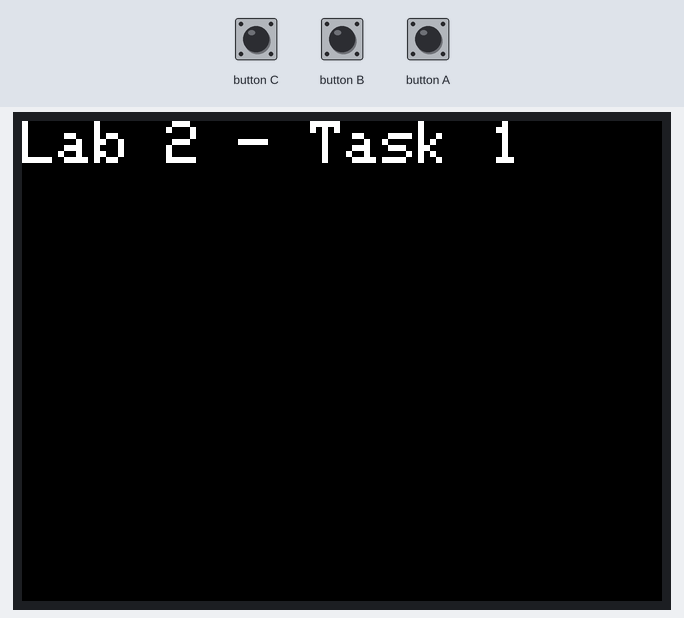
Simulated run of this sketch. Board: ESP32. On the bench: 320×240 colour display. The inputs (shaded band) are chosen by the test bench. What the sketch prints to the serial monitor is not drawn.

Above: at 1.3 s.
1.4 s: button C pressed for 0.15 s
At 2.4 s:
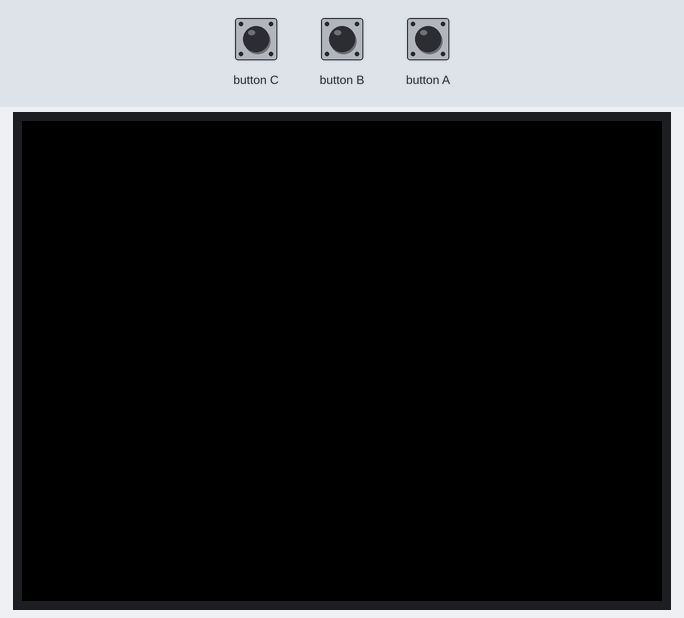
3.0 s: button B pressed for 0.15 s
At 4.2 s:
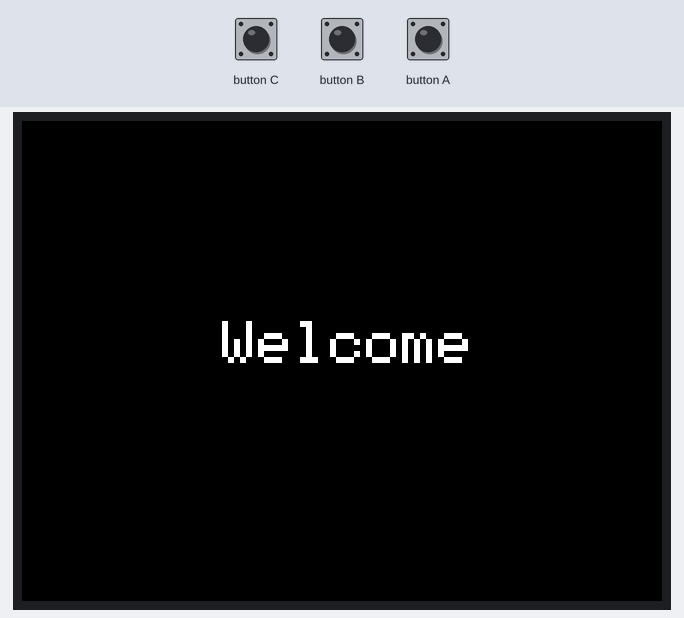
4.6 s: button A pressed for 0.15 s
At 5.4 s:
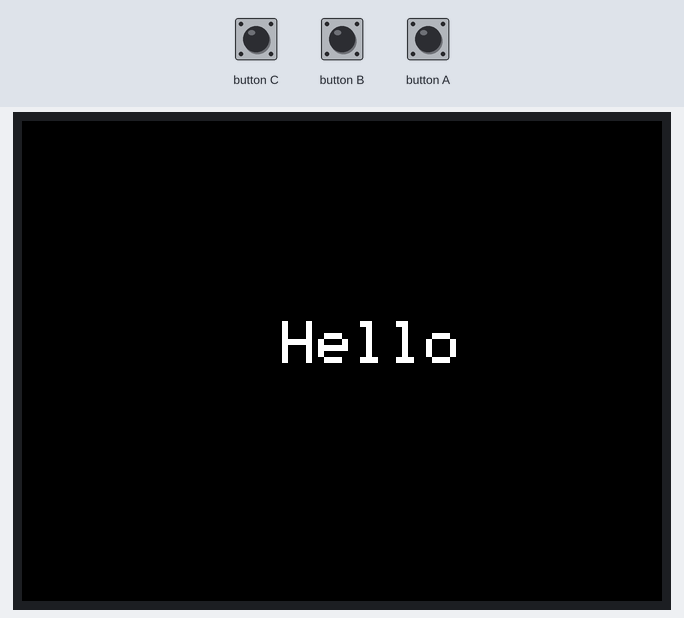
6.2 s: button B pressed for 1 s
At 6.7 s:
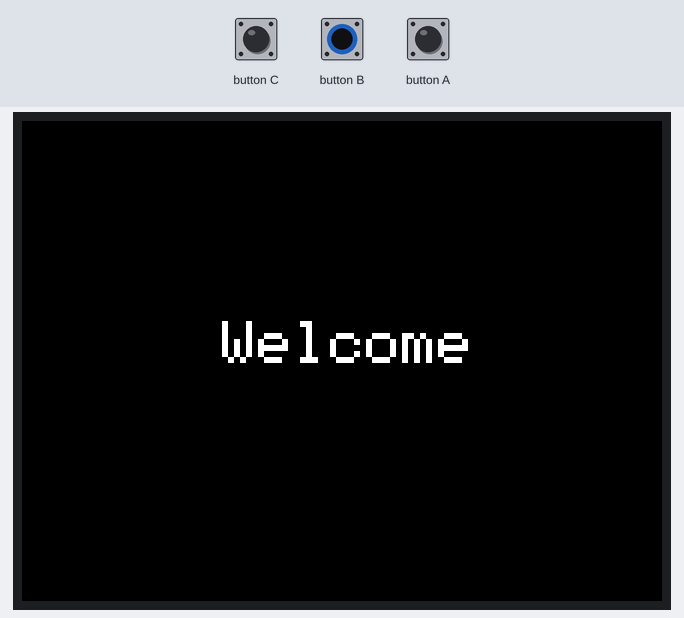
8.7 s: button C pressed for 1 s
At 9.2 s:
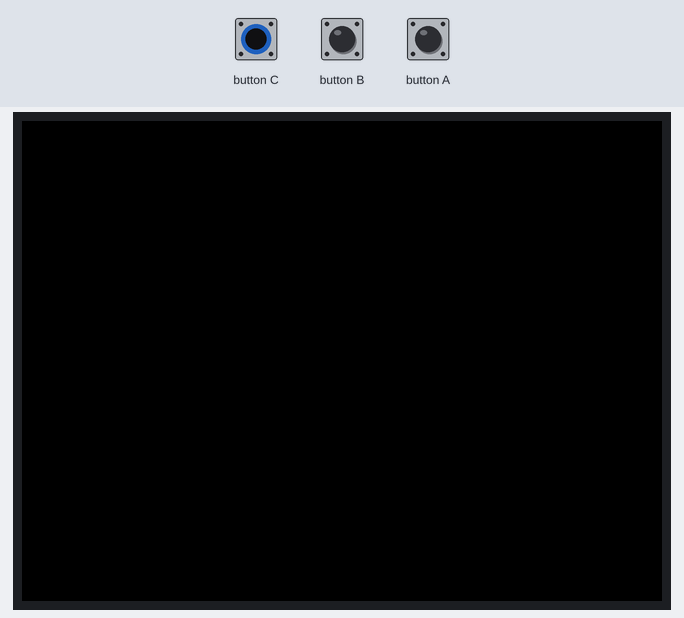
11.2 s: button B pressed for 0.15 s
At 11.7 s:
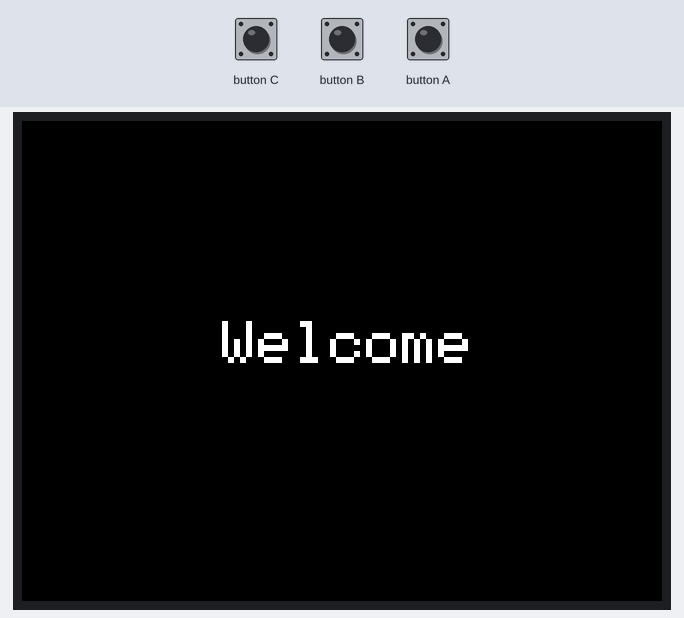
Timing chart, 0 to 13.8 s (numbered marks = the images above; inputs shaded):
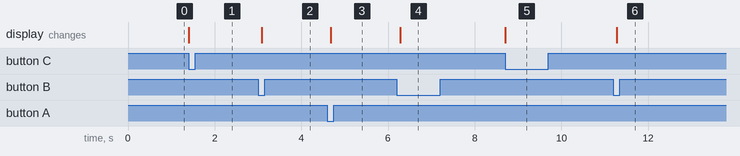

The sketch:

lab2_1.ino
```cpp
#include <M5Unified.h>
void setup() {
  M5.begin();
  Serial.begin(115200);
  M5.Display.setTextSize(3);
  M5.Display.println("Lab 2 - Task 1");
  Serial.println("Lab 2 - Task 1");
}
void loop() {
  if (M5.BtnA.wasPressed()) {
    M5.Display.clear();
    M5.Display.setCursor(130, 100);
    Serial.println("Button A.");
    M5.Display.print("Hello");
  }
  if (M5.BtnB.wasPressed()) {
    M5.Display.clear();
    M5.Display.setCursor(100, 100);
    Serial.println("Button B.");
    M5.Display.print("Welcome");
  }
  if (M5.BtnC.wasPressed()) {
    M5.Display.clear();
    Serial.println("Button C.");
  }
  M5.update();
}
```

Measured:
- after the input at 1.4 s, the display: changes at once (image 1)
- after the input at 3.0 s, the display: changes after 0.08 s (image 2)
- after the input at 4.6 s, the display: changes after 0.08 s (image 3)
- after the input at 6.2 s, the display: changes after 0.08 s (image 4)
- after the input at 8.7 s, the display: changes at once (image 5)
- after the input at 11.2 s, the display: changes after 0.08 s (image 6)
